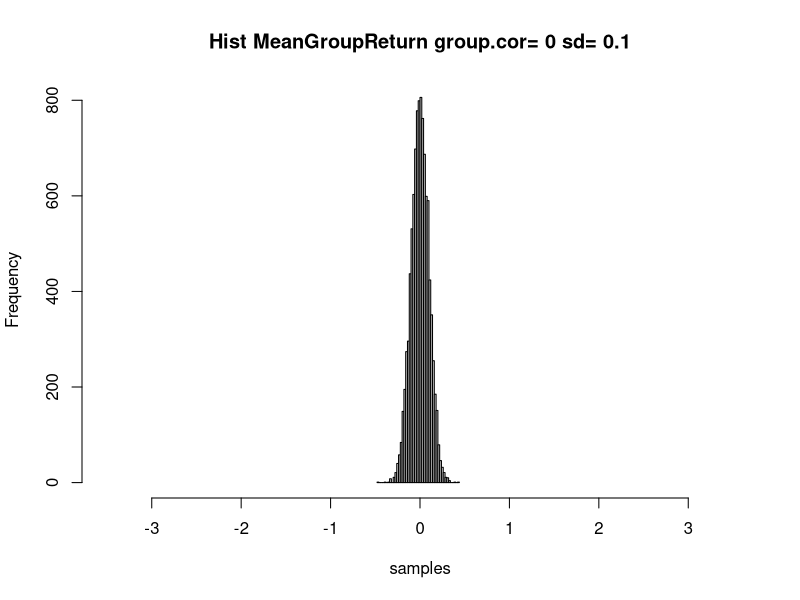
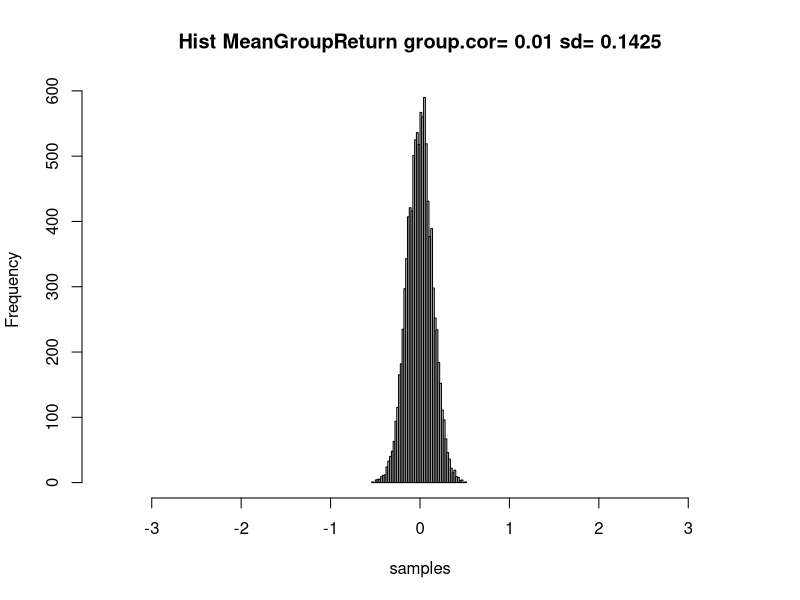
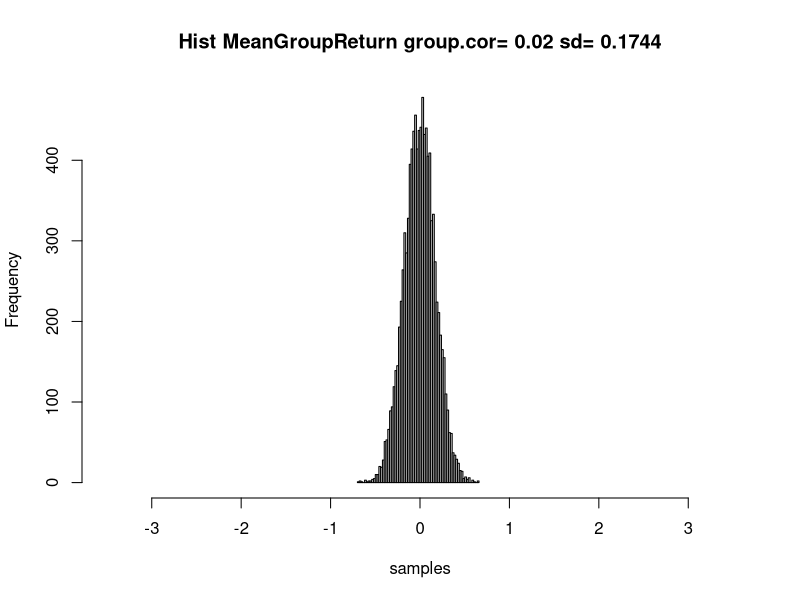
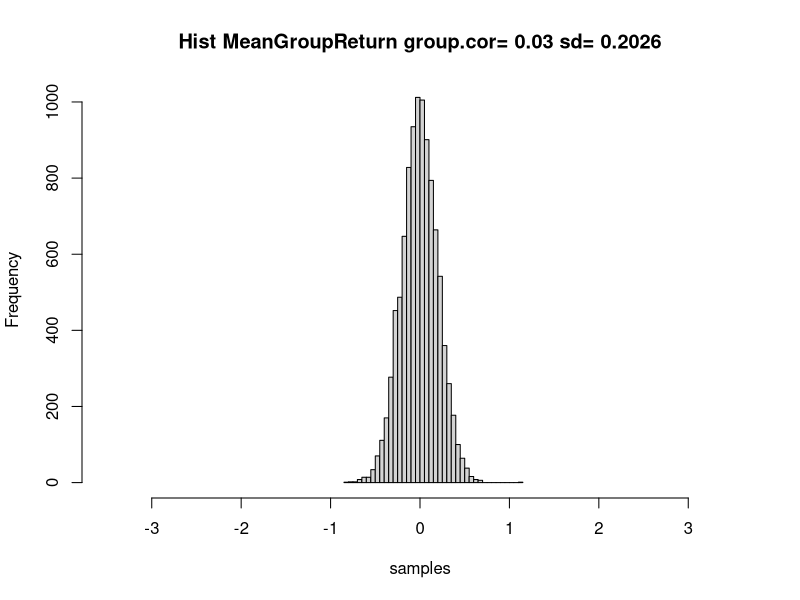
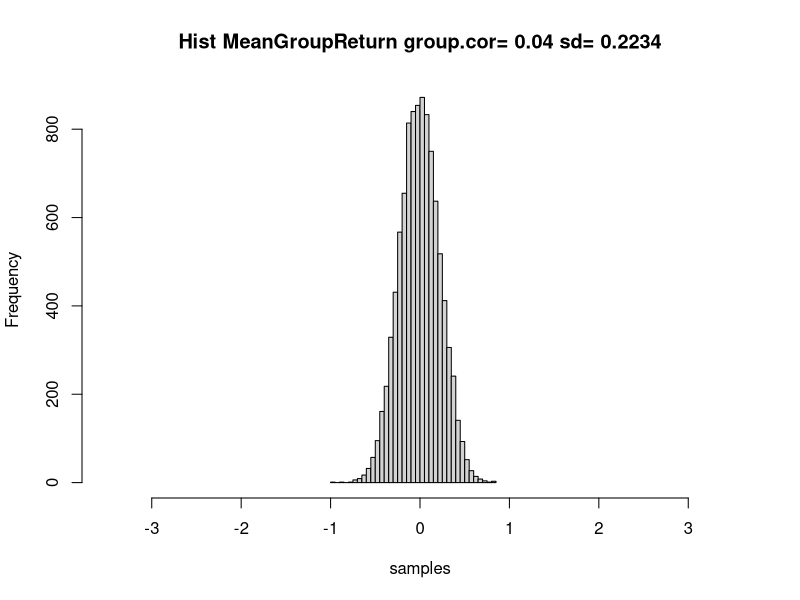
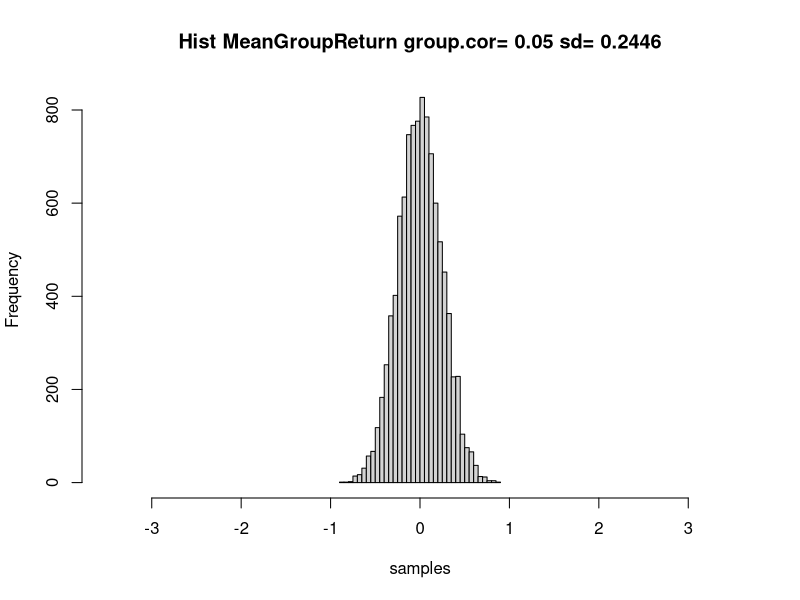
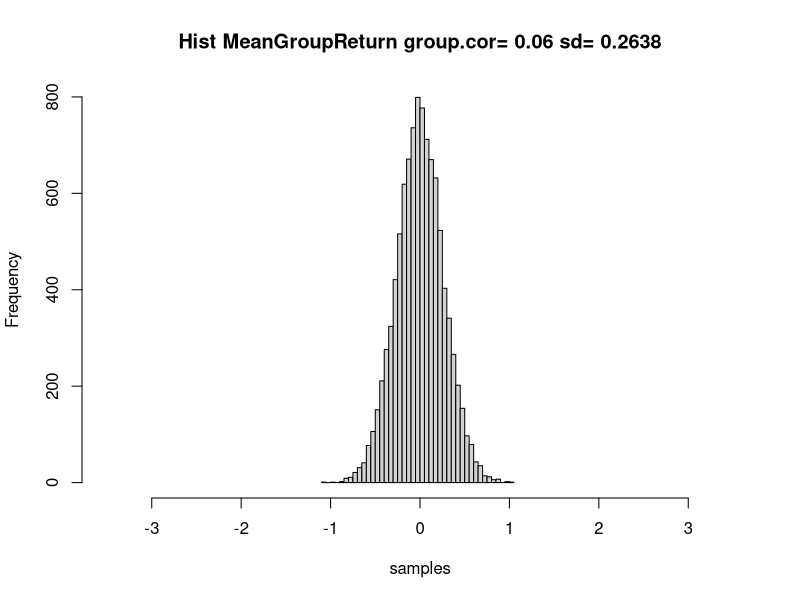
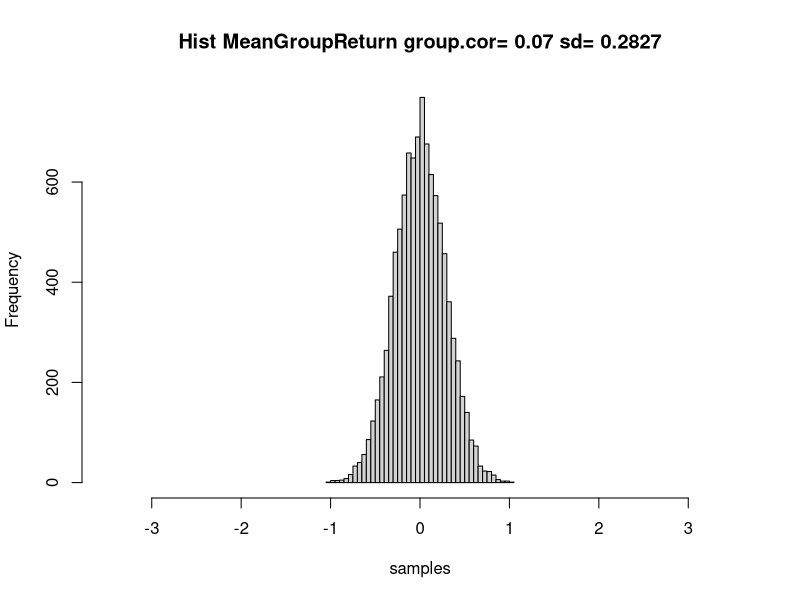

Generate these figures, in order, with R:

library(MASS)
pdf(file="hist-mvrnorm-vs-prob.pdf")

GROUP.COR <- 0.8   # HUGE impact on gains
DIMENSIONS <- 100
SAMPLES.PER.HIST <- 10000

cor.rnorm <- function(n.dim, n.samples, cor.const) {

    cor.matrix <- rep(cor.const, n.dim*n.dim)
    dim(cor.matrix) <- c(n.dim, n.dim)
    diag(cor.matrix) <- 1
    zero.means <- rep(0, n.dim)
    mvrnorm(n=n.samples, mu=zero.means, Sigma=cor.matrix)

}

for(group.cor in c(0:100)/100) {
    samples <- rowMeans( cor.rnorm(DIMENSIONS, SAMPLES.PER.HIST, group.cor) )
    title <- paste("Hist MeanGroupReturn", 
                   "group.cor=", group.cor, 
                   "sd=", round(sd(samples), digits=4)
             )
    cat(title,"\n")
    hist(samples, main=title, xlim=c(-3.5,3.5), 50)
}

